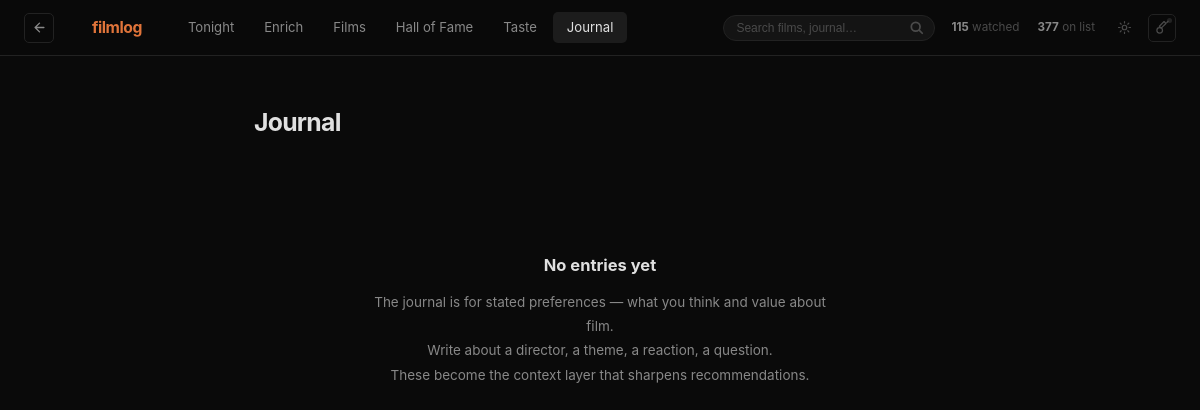
/journal, run on an earlier commit of the app's database.
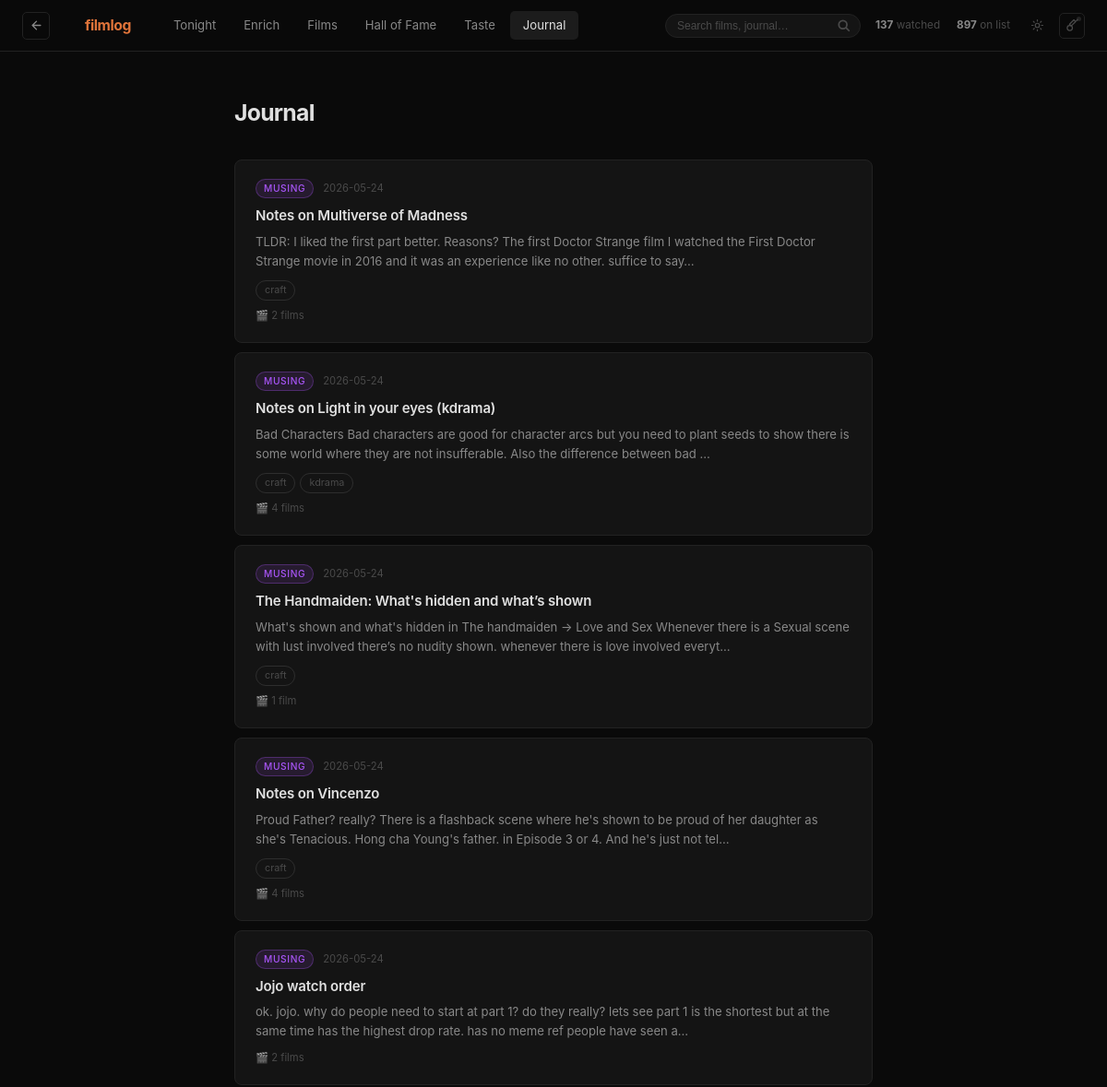
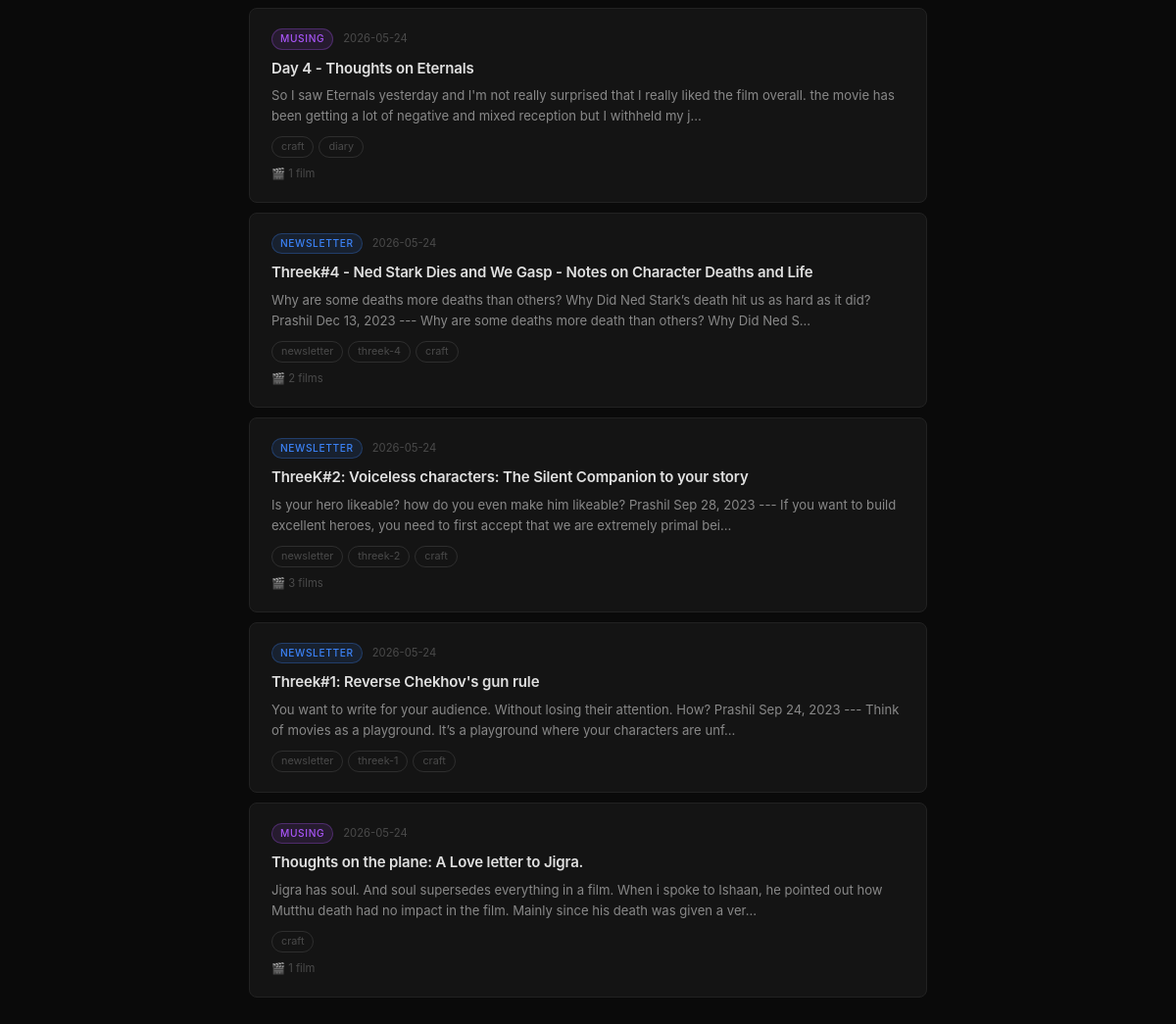
And on a later commit of the database (2 pictures, top to bottom).
### tables this page shows
CREATE TABLE journals (
    id INTEGER PRIMARY KEY AUTOINCREMENT,
    title TEXT NOT NULL,
    content TEXT NOT NULL,
    type TEXT CHECK(type IN ('musing', 'newsletter', 'note')) DEFAULT 'musing',
    created_at TEXT NOT NULL,
    updated_at TEXT NOT NULL,
    linked_film_ids TEXT,    -- JSON array of tmdb_ids mentioned in the entry
    tags TEXT                -- JSON array of freeform tag strings
, public INTEGER NOT NULL DEFAULT 0);

### app.py (the view)
@app.route("/journal")
def journal():
    from flask import g
    entries = db.get_all_journal_entries(limit=50, public_only=g.get("visitor_mode", False))
    return render_template(
        "journal.html",
        page="journal",
        title="Journal",
        stats=_get_stats(),
        entries=entries,
    )

### app.py (called while the page is built)
def _is_owner() -> bool:
    if session.get("owner") is True:
        return True
    try:
        header_pwd = request.headers.get("X-Owner-Password", "").strip() if request else ""
        correct = os.getenv("FILMLOG_PASSWORD", "8544")
        if header_pwd and header_pwd == correct:
            session["owner"] = True
            return True
    except Exception:
        pass
    return False

@app.before_request
def _set_visitor_flag():
    from flask import g
    g.visitor_mode = not _is_owner()

@app.context_processor
def _inject_auth():
    return {"is_owner": _is_owner()}

def _strip_md(text: str) -> str:
    t = text
    t = re.sub(r"^\*Originally published:.*?\*\n*", "", t)
    t = re.sub(r"^#{1,6}\s+", "", t, flags=re.MULTILINE)
    t = re.sub(r"\*{1,3}(.+?)\*{1,3}", r"\1", t)
    t = re.sub(r"\[([^\]]+)\]\([^\)]+\)", r"\1", t)
    t = re.sub(r"[…\.·]{3,}", "", t)
    t = re.sub(r"\n{2,}", " ", t)
    t = re.sub(r"\s+", " ", t)
    return t.strip()

def _get_stats() -> dict:
    try:
        return db.get_library_stats()
    except Exception:
        return {
            "watched": 0,
            "watchlist": 0,
            "rewatch_candidate": 0,
            "total": 0,
            "taste_model_version": None,
        }

    def __call__(self, environ, start_response):
        path = environ.get("PATH_INFO", "")
        for prefix in ["/app.py", "/app", "/api/index.py", "/api/index"]:
            if path == prefix:
                path = "/"
                break
            elif path.startswith(prefix + "/"):
                path = path[len(prefix):]
                break
        if not path or not path.startswith("/"):
            path = "/" + path
        environ["PATH_INFO"] = path
        environ["SCRIPT_NAME"] = ""
        return self.wsgi_app(environ, start_response)

### filmlog/db.py (called while the page is built, shortened)
def get_connection() -> sqlite3.Connection:
    target_path = DB_PATH
    conn = sqlite3.connect(target_path)
    conn.row_factory = sqlite3.Row
    conn.execute("PRAGMA foreign_keys = ON")
    conn.execute("PRAGMA journal_mode = WAL")  # safe for concurrent reads
    return conn

### templates/journal.html (shortened to what this page needs)
{% extends "base.html" %}
{% block content %}
<div class="journal-layout">
  <div class="journal-header">
    <h1 class="journal-title">Journal</h1>
  </div>
  {% if entries %}
  <div class="journal-list">
    {% for entry in entries %}
    <a href="/journal/{{ entry.id }}" class="journal-card">
      <div class="journal-card-top">
        <span class="journal-type-badge type-{{ entry.type }}">{{ entry.type }}</span>
        <span class="journal-date">{{ entry.created_at[:10] }}</span>
      </div>
      <div class="journal-card-title">{{ entry.title }}</div>
      <div class="journal-card-preview">{{ entry.content | strip_md | truncate(180, true, '…') }}</div>
      {% if entry.tags %}
      <div class="journal-card-tags">
        {% for tag in entry.tags[:4] %}
        <span class="journal-tag">{{ tag }}</span>
        {% endfor %}
      </div>
      {% endif %}
      {% if entry.linked_film_ids %}
      <div class="journal-card-films">
        🎬 {{ entry.linked_film_ids | length }} film{{ 's' if entry.linked_film_ids | length != 1 }}
      </div>
      {% endif %}
    </a>
    {% endfor %}
  </div>
  {% else %}
  <div class="journal-empty">
    <h2>No entries yet</h2>
    <p>
      The journal is for stated preferences — what you think and value about film.<br>
      Write about a director, a theme, a reaction, a question.<br>
      These become the context layer that sharpens recommendations.
    </p>
  </div>
  {% endif %}
</div>
{% endblock %}

### templates/base.html (shortened to what this page needs)
<!DOCTYPE html>
<html lang="en">
<head>
  <link rel="stylesheet" href="{{ url_for('static', filename='style.css') }}">
</head>
<body data-owner="{{ 'true' if is_owner else 'false' }}">
  <nav class="nav">
    {% if page not in ['tonight', 'home'] %}
    <button type="button" class="nav-back-btn" onclick="handleSmartBack()" aria-label="Go back" title="Go back">
      <svg width="15" height="15" viewBox="0 0 24 24" fill="none" stroke="currentColor" stroke-width="2.2" stroke-linecap="round" stroke-linejoin="round">
        <path d="M19 12H5M12 19l-7-7 7-7"/>
      </svg>
    </button>
    {% endif %}
    <a href="/" class="nav-logo">filmlog</a>
    <div class="nav-links">
      <a href="/tonight"       class="nav-link{% if page == 'tonight'      %} active{% endif %}">Tonight</a>
      <a href="/enrich"        class="nav-link{% if page == 'enrich'       %} active{% endif %}">Enrich</a>
      <a href="/films"         class="nav-link{% if page == 'films'        %} active{% endif %}">Films</a>
      <a href="/hall-of-fame"  class="nav-link{% if page == 'hall_of_fame' %} active{% endif %}">Hall of Fame</a>
      <a href="/taste"         class="nav-link{% if page == 'taste'        %} active{% endif %}">Taste</a>
      <a href="/journal"       class="nav-link{% if page == 'journal'      %} active{% endif %}">Journal</a>
    </div>
    <div class="nav-right">
      <form class="nav-search" action="/search" method="GET" role="search">
        <input type="search" name="q" class="nav-search-input"
               value="{{ request.args.get('q', '') if page == 'search' else '' }}"
               placeholder="Search films, journal…" autocomplete="off">
        <button type="submit" class="nav-search-btn" aria-label="Search">
          <svg width="14" height="14" viewBox="0 0 16 16" fill="none" stroke="currentColor" stroke-width="2" stroke-linecap="round">
            <circle cx="6.5" cy="6.5" r="5"/><path d="M11 11l3 3"/>
          </svg>
        </button>
      </form>
      {% if stats %}
      <div class="nav-stats">
        <span><strong>{{ stats.watched }}</strong> watched</span>
        <span><strong>{{ stats.watchlist }}</strong> on list</span>
        <a href="/settings" class="nav-settings-link{% if page == 'settings' %} active{% endif %}"
           title="Settings" aria-label="Settings">
          <svg width="15" height="15" viewBox="0 0 20 20" fill="none" stroke="currentColor"
               stroke-width="1.6" stroke-linecap="round" stroke-linejoin="round">
            <circle cx="10" cy="10" r="3"/>
            <path d="M10 2v2M10 16v2M2 10h2M16 10h2
                     M4.22 4.22l1.42 1.42M14.36 14.36l1.42 1.42
                     M4.22 15.78l1.42-1.42M14.36 5.64l1.42-1.42"/>
          </svg>
        </a>
      </div>
      {% endif %}
      <button type="button" class="nav-key-btn" onclick="openApiKeyModal()" title="AI API Key (Google Gemini)" aria-label="AI API Key">
        <svg width="15" height="15" viewBox="0 0 24 24" fill="none" stroke="currentColor" stroke-width="2" stroke-linecap="round" stroke-linejoin="round">
          <path d="M21 2l-2 2m-1.5 1.5L12 11l-2 2-3-3 2-2 5.5-5.5z"/>
          <circle cx="7.5" cy="16.5" r="4.5"/>
        </svg>
        <span class="nav-key-indicator" id="nav-key-indicator" title="API Key Status"></span>
      </button>
    </div>
  </nav>
  <main class="main">
    {% block content %}{% endblock %}
  </main>
</body>
</html>

What changed in the data, as far as the page shows it:
added journals: type "MUSING", created_at "2026-05-24", title "Notes on Multiverse of Madness", content "TLDR: I liked the first part better. Reasons? The first Doctor Strange film I watched the First Doctor Strange movie in 2016 and it was an experience like no other. suffice to say…", 4 "craft", linked_film_ids|length "2", linked_film_ids "s"
added journals: type "MUSING", created_at "2026-05-24", title "Notes on Light in your eyes (kdrama)", content "Bad Characters Bad characters are good for character arcs but you need to plant seeds to show there is some world where they are not insufferable. Also the difference between bad …", 4 "craft" "kdrama", linked_film_ids|length "4", linked_film_ids "s"
added journals: type "MUSING", created_at "2026-05-24", title "The Handmaiden: What's hidden and what’s shown", content "What's shown and what's hidden in The handmaiden → Love and Sex Whenever there is a Sexual scene with lust involved there’s no nudity shown. whenever there is love involved everyt…", 4 "craft", linked_film_ids|length "1"
added journals: type "MUSING", created_at "2026-05-24", title "Notes on Vincenzo", content "Proud Father? really? There is a flashback scene where he's shown to be proud of her daughter as she's Tenacious. Hong cha Young's father. in Episode 3 or 4. And he's just not tel…", 4 "craft", linked_film_ids|length "4", linked_film_ids "s"
added journals: type "MUSING", created_at "2026-05-24", title "Jojo watch order", content "ok. jojo. why do people need to start at part 1? do they really? lets see part 1 is the shortest but at the same time has the highest drop rate. has no meme ref people have seen a…", linked_film_ids|length "2", linked_film_ids "s"
added journals: type "MUSING", created_at "2026-05-24", title "Day 4 - Thoughts on Eternals", content "So I saw Eternals yesterday and I'm not really surprised that I really liked the film overall. the movie has been getting a lot of negative and mixed reception but I withheld my j…", 4 "craft" "diary", linked_film_ids|length "1"
added journals: type "NEWSLETTER", created_at "2026-05-24", title "Threek#4 - Ned Stark Dies and We Gasp - Notes on Character Deaths and Life", content "Why are some deaths more deaths than others? Why Did Ned Stark’s death hit us as hard as it did? Prashil Dec 13, 2023 --- Why are some deaths more death than others? Why Did Ned S…", 4 "newsletter" "threek-4" "craft", linked_film_ids|length "2", linked_film_ids "s"
added journals: type "NEWSLETTER", created_at "2026-05-24", title "ThreeK#2: Voiceless characters: The Silent Companion to your story", content "Is your hero likeable? how do you even make him likeable? Prashil Sep 28, 2023 --- If you want to build excellent heroes, you need to first accept that we are extremely primal bei…", 4 "newsletter" "threek-2" "craft", linked_film_ids|length "3", linked_film_ids "s"
added journals: type "NEWSLETTER", created_at "2026-05-24", title "Threek#1: Reverse Chekhov's gun rule", content "You want to write for your audience. Without losing their attention. How? Prashil Sep 24, 2023 --- Think of movies as a playground. It’s a playground where your characters are unf…", 4 "newsletter" "threek-1" "craft"
added journals: type "MUSING", created_at "2026-05-24", title "Thoughts on the plane: A Love letter to Jigra.", content "Jigra has soul. And soul supersedes everything in a film. When i spoke to Ishaan, he pointed out how Mutthu death had no impact in the film. Mainly since his death was given a ver…", 4 "craft", linked_film_ids|length "1"
Also different on the page:
{{ stats.watched }}: "115" → "137"
{{ stats.watchlist }}: "377" → "897"
text no longer shown: "No entries yet The journal is for stated preferences — what you think and value about film. Write about a director, a theme, a reaction, a question. These become the context layer that sharpens recommendations."
